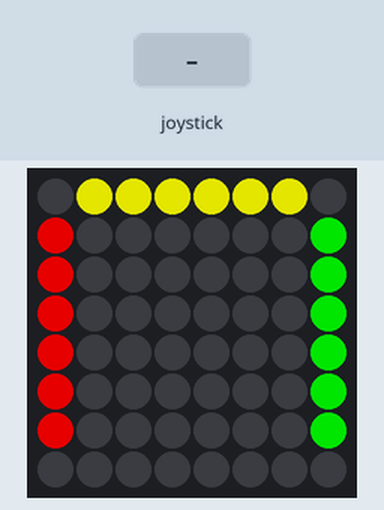
Recording of a program running on a simulated Raspberry Pi (BCM pin numbers) with a Sense HAT. Shown: the Sense HAT's 8×8 RGB LED matrix. The test bench sets the inputs (shaded band). Dim RGB values are drawn brighter than linear; files the program writes start out absent; random numbers come from a fixed seed; the 64×8 strip is a reading aid, not a part: it shows the text the matrix is scrolling, unrolled, one strip-width of it at a time; what the program prints to the terminal is not drawn.

Above: at 5.0 s.
5.1 s: joystick pushed left
At 7.22 s:
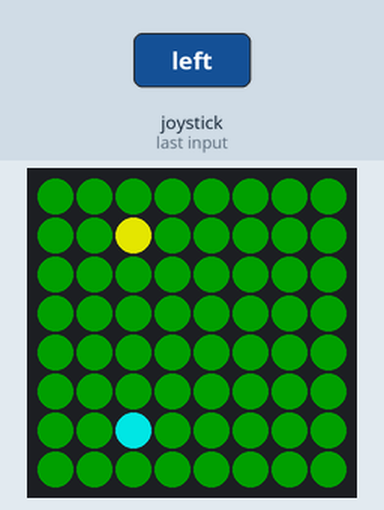
At 8.6 s:
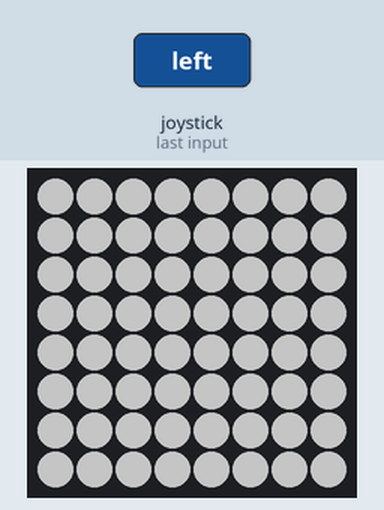

The program:

final_project.py
```python
from sense_hat import SenseHat
from time import sleep
import random


sense = SenseHat()
sense.low_light = True
red = (255,0,0)
cyan = (0,255,255)
grey = (122, 122, 122)
yellow = (255, 255, 0)
blue = (0, 0, 225)
start_delay = 2
grid_min = 0
grid_max = 7
grid_size = 8
paused = True
m = (0, 0, 0)


g = (0, 255, 0)
light_green = (0,20,0)
y = (255, 255, 0)
yellow = (255, 255, 0)
r = (255, 0, 0)
v = open('gamedata.txt','a')
p = open('gamedata.txt','r')

pause_screen = [
y, y, y, y, y, y, y, y,
y, y, m, y, y, m, y, y,
y, y, m, y, y, m, y, y,
y, y, m, y, y, m, y, y,
y, y, m, y, y, m, y, y,
y, y, m, y, y, m, y, y,
y, y, y, y, y, y, y, y,
y, y, y, y, y, y, y, y,
]

start_screen = [
m, y, y, y, y, y, y, m,
r, m, m, m, m, m, m, g,
r, m, m, m, m, m, m, g,
r, m, m, m, m, m, m, g,
r, m, m, m, m, m, m, g,
r, m, m, m, m, m, m, g,
r, m, m, m, m, m, m, g,
m, m, m, m, m, m, m, m,
]
# choosing difficulty
sense.set_pixels(start_screen)
print("Welcome to Sense hat Sonic game")
print("Choose a difficulty " + "or move joystick down for highscores")
diff = 0


while diff == 0:
    for event in sense.stick.get_events():
        if event.direction == "left":
            diff = 3
        elif event.direction == "right":
            diff = 1
        elif event.direction == "up":
            diff = 2
        elif event.direction == "down":
            print(p.read())


if diff == 3:
    speed = 0.25
elif diff == 2:
    speed = 0.45
elif diff == 1:
    speed = 0.6


#game
sleep(2)
while True:
    gameOverFlag = False
    generateRandomFoodFlag = False
    manMovementDelay = speed
    manMovementDelayDecrease = -0.02
    score = 0
    sense.clear()
    #sets man starting position and direction
    manPosX = [3]
    manPosY = [6]
    movementX = 0
    movementY = -1
    moved = 0
    joystick_right = 0
    joystick_up = 0
    joystick_left = 0
    joystick_down = 0
    times_paused = 0

    with open("gamedata.txt") as f:
        for line in f:
            pass
        last_line = line
    highscore = int(last_line)


    # Generate random food position
    while True:
        foodPosX = random.randint(0, 7)
        foodPosY = random.randint(0, 7)
        if foodPosX != manPosX[0] or foodPosY != manPosY[0]:
            break

    while not gameOverFlag:
        # Check if man eats food
        if foodPosX == manPosX[0] and foodPosY == manPosY[0]:
            generateRandomFoodFlag = True
            manMovementDelay += manMovementDelayDecrease
            score = score + 1
        # Check if game-over
        if gameOverFlag:
            break

        # Check joystick events
        for event in sense.stick.get_events():
            if event.direction == "left" and movementX != 1:
                movementX = -1
                movementY = 0
                joystick_left += 1
            elif event.direction == "right" and movementX != -1:
                movementX = 1
                movementY = 0
                joystick_right += 1
            elif event.direction == "up" and movementY != 1:
                movementY = -1
                movementX = 0
                joystick_up += 1
            elif event.direction == "down" and movementY != -1:
                movementY = 1
                movementX = 0
                joystick_down += 1
            elif event.direction == "middle":
                times_paused += 1
                sense.clear()
                pasued = True
                while pasued:
                    sense.set_pixels(pause_screen)
                    for event in sense.stick.get_events():
                        if event.direction == "middle":
                            pasued = False
                # Update the game
                sense.clear()
                sense.set_pixel(foodPosX, foodPosY, yellow)
                for x, y in zip(manPosX, manPosY):
                    sense.set_pixel(x, y, grey)
            if gameOverFlag:
                break


        # Move man
        for i in range((len(manPosX) - 1), 0, -1):
            manPosX[i] = manPosX[i - 1]
            manPosY[i] = manPosY[i - 1]

        manPosX[0] += movementX
        manPosY[0] += movementY

        #Check game borders
        if manPosX[0] > grid_max:
            gameOverFlag = True
        elif manPosX[0] < grid_min:
            gameOverFlag = True
        if manPosY[0] > grid_max:
            gameOverFlag = True
        elif manPosY[0] < grid_min:
            gameOverFlag = True
        if gameOverFlag:
            break

        # generate food cords
        if generateRandomFoodFlag:
            generateRandomFoodFlag = False
            retryFlag = True
            while retryFlag:
                foodPosX = random.randint(0, 7)
                foodPosY = random.randint(0, 7)
                retryFlag = False
                for x, y in zip(manPosX, manPosY):
                    if x == foodPosX and y == foodPosY:
                        retryFlag = True
                        break

        # Update
        sense.clear(light_green)
        #put down food
        sense.set_pixel(foodPosX, foodPosY, yellow)
        #move man
        for x, y in zip(manPosX, manPosY):
            sense.set_pixel(x, y, cyan)

        # man speed (game loop delay)
        sleep(manMovementDelay)
        moved += 1

    #clear
    sense.clear(grey)
    sleep(1)
    sense.clear()
    #show score + reset
    #print("\n")
    print("Stats")
    print("Score: "+ str(score))
    if score > highscore:
        print("Highscore: "+str(score))
    else:
        print("Highscore: "+str(highscore))

    print("Times moved: "+str(moved-1))
    print("Times joystick moved up:" + str(joystick_up))
    print("Times joystick moved down:" + str(joystick_down))
    print("Times joystick moved right:" + str(joystick_right))
    print("Times joystick moved left:" + str(joystick_left))
    if times_paused > 0:
        print("Times paused: " + str(times_paused))

    #present highscore
    if score > highscore:
        sense.show_message("Game over! New Highscore :D {}".format(score), text_colour=blue,scroll_speed=0.05)
        print("\n")
        name = input("Name for highscore: ")
        v.write(name+"\n")
        v.write(str(score)+"\n")
        v.close()
    else:
        sense.show_message("Game over! Score: {}".format(score), text_colour=yellow,scroll_speed=0.05)
        sense.show_message("Highscore: {}".format(highscore), text_colour=blue,scroll_speed=0.05)
    sense.clear(grey)
    sleep(1)


  
```

Measured:
- after the input at 5.1 s, the LEDs: change after 2.0 s (image 1)
- what the display in image 2 shows lasts 1.0 s, from 7.9 s to 8.9 s
